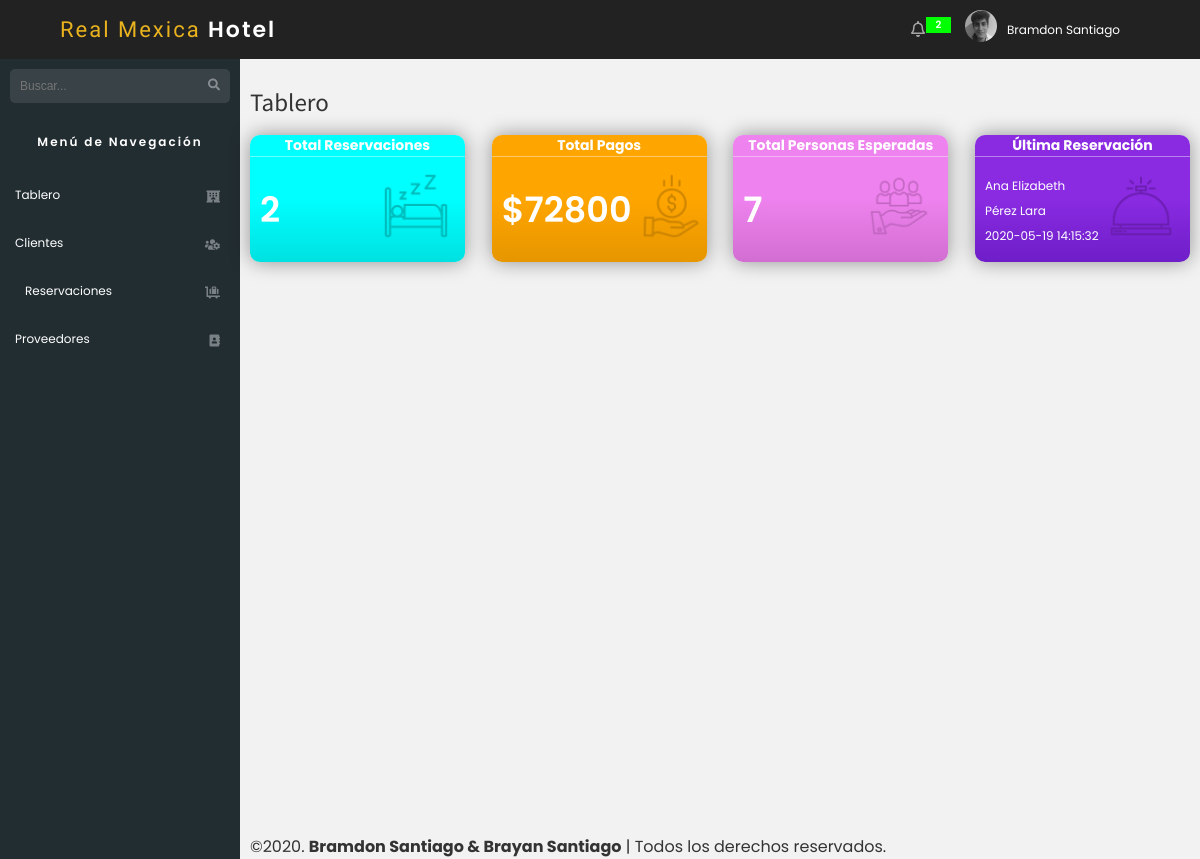
/administracion.php (signed in), run on the app's committed database.
### tables this page shows
CREATE TABLE IF NOT EXISTS `reservaciones` (
  `num_reservacion` int(10) UNSIGNED NOT NULL AUTO_INCREMENT,
  `nombre_cliente` varchar(25) NOT NULL,
  `apellidos_cliente` varchar(25) NOT NULL,
  `email_cliente` varchar(45) NOT NULL,
  `telefono_cliente` varchar(10) NOT NULL,
  `id_habitacion` tinyint(3) UNSIGNED NOT NULL,
  `numero_personas` tinyint(3) UNSIGNED NOT NULL,
  `total` int(10) UNSIGNED NOT NULL,
  `fecha_reservacion` datetime NOT NULL,
  `fecha_llegada` date NOT NULL,
  `fecha_salida` date NOT NULL,
  PRIMARY KEY (`num_reservacion`),
  KEY `id_habitacion` (`id_habitacion`)
);

### administracion.php (the view, shortened to what this page needs)
<?php
    include_once 'includes/templates/admin.php';
?>
        <main>
            <div>
                <h1 class="titulo-principal">Tablero</h1>
                <div class="etiquetas">
                    <?php
                        try {
                            require_once('includes/functions/bd_conexion.php');
                            $sql = "SELECT COUNT(num_reservacion) FROM reservaciones";
                            $sql2 = "SELECT SUM(total) FROM reservaciones";
                            $sql3 = "SELECT SUM(numero_personas) FROM reservaciones";
                            $sql4 = "SELECT *FROM reservaciones order by num_reservacion desc limit 1";
                            $resultado = $conn -> query($sql);
                            $resultado2 = $conn -> query($sql2);
                            $resultado3 = $conn -> query($sql3);
                            $resultado4 = $conn -> query($sql4);
                        } catch(Exception $e) {
                            echo $e -> getMessage();
                        }
                    ?>
                    <?php
                       $total_reservaciones = $resultado -> fetch_assoc();
                       $total_pagos = $resultado2 -> fetch_assoc();
                       $total_personas_esperadas = $resultado3 -> fetch_assoc();
                       $ultima_reservacion = $resultado4 -> fetch_assoc();
                    ?>
                    <div class="etiqueta primera">
                        <h2>Total Reservaciones</h2>
                        <div class="contenido">
                            <div class="dato">
                                <span class="numero"><?php echo $total_reservaciones['COUNT(num_reservacion)'];?></span>
                            </div>
                            <div class="thumb">
                            <img src="img/thumb-numero-reservaciones.png" alt="">
                            </div>
                        </div>
                    </div>
                    <div class="etiqueta segunda">
                        <h2>Total Pagos</h2>
                        <div class="contenido">
                            <div class="dato">
                                <span class="numero">$<?php echo $total_pagos['SUM(total)'];?></span>
                            </div>
                            <div class="thumb">
                            <img src="img/thumb-numero-pagos.png" alt="">
                            </div>
                        </div>
                    </div>
                    <div class="etiqueta tercera">
                        <h2>Total Personas Esperadas</h2>
                        <div class="contenido">
                            <div class="dato">
                                <span class="numero"><?php echo $total_personas_esperadas['SUM(numero_personas)'];?></span>
                            </div>
                            <div class="thumb">
                            <img src="img/thumb-numero-personas.png">
                            </div>
                        </div>
                    </div>
                    <div class="etiqueta cuarta">
                        <h2>Última Reservación</h2>
                        <div class="contenido">
                            <div class="dato" style="text-align: left;">
                                <span class="datos-ultima-reservacion"><?php echo $ultima_reservacion['nombre_cliente'];?></span><br>
                                <span class="datos-ultima-reservacion"><?php echo $ultima_reservacion['apellidos_cliente'];?></span><br>
                                <span class="datos-ultima-reservacion"><?php echo $ultima_reservacion['fecha_reservacion'];?></span>
                            </div>
                            <div class="thumb">
                            <img src="img/thumb-ultima-reservacion.png">
                            </div>
                        </div>
                    </div>
                </div>
            </div>
            <footer>
                <p>©2020. <strong>Bramdon Santiago & Brayan Santiago</strong> | Todos los derechos reservados.</p>
            </footer>
        </main>
    </div>
</body>
</html>

### css/stylesadmin.css (style rules this page uses)
html { box-sizing: border-box; }
*, *:before, *:after { box-sizing: inherit; }
body { margin: 0; padding: 0; font-family: 'Poppins', sans-serif; }
img { width: 100%; max-width: 100%; }
p { margin: 0; }
main { background: #F2F2F2; flex: 0 0 80%; padding: 10px; min-height: 100vh; position: relative; }
.titulo-principal { font-size: 25px; color: #333; font-weight: normal; font-family: 'Source Sans Pro', sans-serif; }
.etiquetas { color: white; }
@media screen and (min-width: 768px) { .etiquetas { display: flex; justify-content: space-between; color: white; flex-wrap: wrap; } }
.etiquetas h2 { font-size: 14px; margin: 0; border-bottom: 1px solid rgba(255, 255, 255, .4); }
.etiqueta { text-align: center; flex: 0 0 calc(25% - 20px); width: 80%; margin: 0 auto; border-radius: 10px; margin-bottom: 20px; box-shadow: 0 0 20px 0 rgba(0, 0, 0, .4); }
.etiqueta:last-of-type { margin-bottom: 90px; }
@media screen and (min-width: 768px) { .etiqueta { margin-bottom: 0; } }
@media screen and (min-width: 768px) { .etiqueta:last-of-type { margin-bottom: 0; } }
.thumb img { transition: all 2s ease; transform: scale(.8); }
@media screen and (min-width: 768px) { .etiqueta { margin: 0; } }
.etiqueta.primera { background: linear-gradient(180deg, rgba(0,255,255,1) 50%, rgba(0,225,225,1) 100%); }
.etiqueta.segunda { background: linear-gradient(180deg, rgba(255,165,0,1) 50%, rgba(230,150,0,1) 100%); }
.etiqueta.tercera { background: linear-gradient(180deg, rgba(238,130,238,1) 50%, rgba(210,110,210,1) 100%); }
.etiqueta.cuarta { background: linear-gradient(180deg, rgba(138,43,226,1) 50%, rgba(110,30,200,1) 100%); }
.etiqueta .contenido { display: flex; align-items: center; justify-content: space-between; padding: 10px; }
.contenido span.numero { font-size: 35px; font-weight: 600; }
.datos-ultima-reservacion { font-size: 12px; }
.thumb { flex: 0 0 40%; }
footer { color: #333; position: absolute; bottom: 0; }

### data on the page
reservaciones: nombre_cliente "Ana Elizabeth", apellidos_cliente "Pérez Lara", fecha_reservacion "2020-05-19 14:15:32"

### other printed values
$total_clientes['COUNT(id_cliente)'] "2"
$_SESSION['usuario'] "Bramdon Santiago"
$total_reservaciones['COUNT(num_reservacion)'] "2"
$total_pagos['SUM(total)'] "72800"
$total_personas_esperadas['SUM(numero_personas)'] "7"
